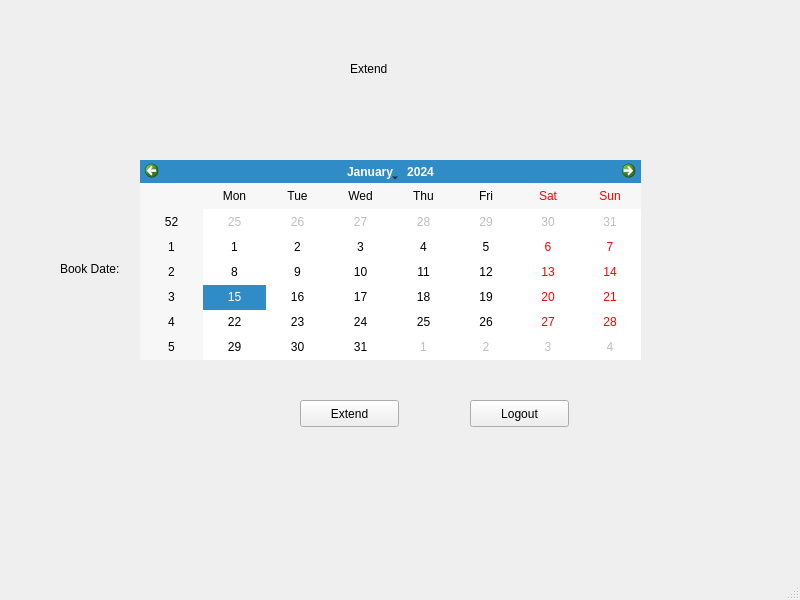
<?xml version="1.0" encoding="UTF-8"?>
<ui version="4.0">
 <class>MainWindow</class>
 <widget class="QMainWindow" name="MainWindow">
  <property name="geometry">
   <rect>
    <x>0</x>
    <y>0</y>
    <width>800</width>
    <height>600</height>
   </rect>
  </property>
  <property name="windowTitle">
   <string>MainWindow</string>
  </property>
  <widget class="QWidget" name="centralwidget">
   <widget class="QLabel" name="label">
    <property name="geometry">
     <rect>
      <x>350</x>
      <y>60</y>
      <width>51</width>
      <height>17</height>
     </rect>
    </property>
    <property name="text">
     <string>Extend</string>
    </property>
   </widget>
   <widget class="QLabel" name="label_2">
    <property name="geometry">
     <rect>
      <x>290</x>
      <y>310</y>
      <width>81</width>
      <height>17</height>
     </rect>
    </property>
    <property name="text">
     <string>Book Date:</string>
    </property>
   </widget>
   <widget class="QPushButton" name="extend">
    <property name="geometry">
     <rect>
      <x>300</x>
      <y>400</y>
      <width>99</width>
      <height>27</height>
     </rect>
    </property>
    <property name="text">
     <string>Extend</string>
    </property>
   </widget>
   <widget class="QLabel" name="label_3">
    <property name="geometry">
     <rect>
      <x>60</x>
      <y>260</y>
      <width>81</width>
      <height>17</height>
     </rect>
    </property>
    <property name="text">
     <string>Book Date:</string>
    </property>
   </widget>
   <widget class="QPushButton" name="logout">
    <property name="geometry">
     <rect>
      <x>470</x>
      <y>400</y>
      <width>99</width>
      <height>27</height>
     </rect>
    </property>
    <property name="text">
     <string>Logout</string>
    </property>
   </widget>
   <widget class="QCalendarWidget" name="extendCalender">
    <property name="geometry">
     <rect>
      <x>140</x>
      <y>160</y>
      <width>501</width>
      <height>200</height>
     </rect>
    </property>
   </widget>
  </widget>
  <widget class="QMenuBar" name="menubar">
   <property name="geometry">
    <rect>
     <x>0</x>
     <y>0</y>
     <width>800</width>
     <height>25</height>
    </rect>
   </property>
  </widget>
  <widget class="QStatusBar" name="statusbar"/>
 </widget>
 <resources/>
 <connections/>
</ui>
